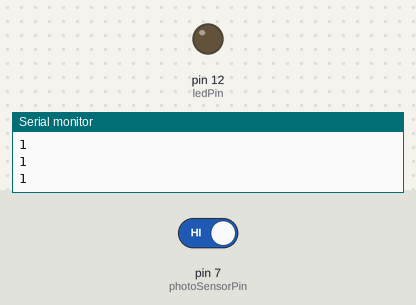
The sketch below on a simulated Arduino Uno, built with avr-gcc and run on an emulated ATmega328P. On the bench: output pins drawn as LEDs (lit = HIGH), the last lines printed to the serial monitor. The test bench sets the inputs (shaded band); at power-on: pin 7 (photoSensorPin) HIGH.

Above: at 1.2 s.
1.3 s: pin 7 (photoSensorPin) driven LOW
At 1.8 s:
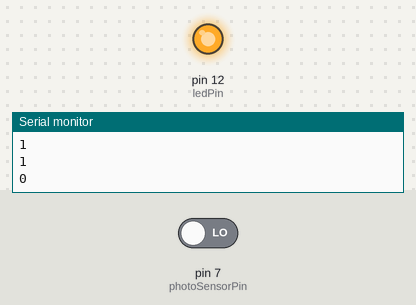
Timing chart, 0 to 7.8 s (numbered marks = the images above; inputs shaded):
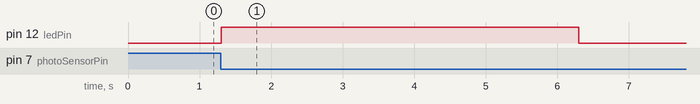

Measured:
- after the input at 1.3 s, pin 12 (ledPin): LOW → HIGH at once, → LOW 5.0 s later

The sketch:

AppleLoacationDetector.ino
```cpp
int sensorValue ;
int lastSensorValue;
int photoSensorPin = 7;
int ledPin = 12;
int intanPin =2;
void setup() {
  // 初始化串口通信
  Serial.begin(9600);

  // 设置LED引脚为输出模式
  pinMode(ledPin, OUTPUT);

  // establish the omron reader pins
   pinMode(photoSensorPin, INPUT_PULLUP);

  // 初始化上一次的传感器状态
  lastSensorValue = digitalRead(photoSensorPin);    //read the omron sensor
}

void loop() {
  digitalWrite(ledPin, LOW);
  // put your main code here, to run repeatedly:
  sensorValue  = digitalRead(photoSensorPin);
  Serial.println(sensorValue);
  // 判断传感器值是否大于零
  if (sensorValue==LOW && lastSensorValue == HIGH) {
    // 如果大于零，点亮LED
    digitalWrite(ledPin, HIGH);
    delay(5000);
    digitalWrite(ledPin, LOW);
    digitalWrite(intanPin, HIGH);
  } else {
    // 否则，关闭LED
    digitalWrite(ledPin, LOW);
  }
 // 更新上一次的传感器状态
  lastSensorValue = sensorValue;
  // 延迟一段时间，避免频繁读取
  delay(100);
}
```
